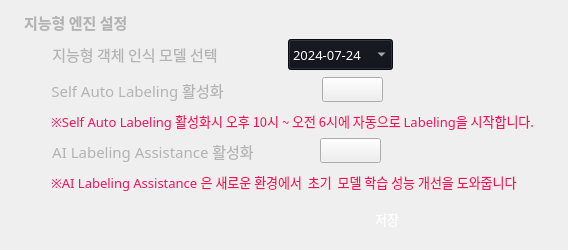
                         <widget class="QWidget" name="widget_14" native="true">
                          <layout class="QVBoxLayout" name="verticalLayout_52">
                           <item>
                            <layout class="QHBoxLayout" name="horizontalLayout_79">
                             <item>
                              <spacer name="horizontalSpacer_52">
                               <property name="orientation">
                                <enum>Qt::Orientation::Horizontal</enum>
                               </property>
                               <property name="sizeType">
                                <enum>QSizePolicy::Policy::Fixed</enum>
                               </property>
                               <property name="sizeHint" stdset="0">
                                <size>
                                 <width>13</width>
                                 <height>20</height>
                                </size>
                               </property>
                              </spacer>
                             </item>
                             <item>
                              <widget class="QLabel" name="setting_label_4">
                               <property name="sizePolicy">
                                <sizepolicy hsizetype="Fixed" vsizetype="Preferred">
                                 <horstretch>0</horstretch>
                                 <verstretch>0</verstretch>
                                </sizepolicy>
                               </property>
                               <property name="minimumSize">
                                <size>
                                 <width>122</width>
                                 <height>22</height>
                                </size>
                               </property>
                               <property name="maximumSize">
                                <size>
                                 <width>116</width>
                                 <height>22</height>
                                </size>
                               </property>
                               <property name="font">
                                <font>
                                 <family>Sans</family>
                                 <pointsize>11</pointsize>
                                 <bold>true</bold>
                                </font>
                               </property>
                               <property name="styleSheet">
                                <string notr="true">color: rgb(179,179,179);
background-color: rgba(255, 255, 255, 0);</string>
                               </property>
                               <property name="text">
                                <string>지능형 엔진 설정</string>
                               </property>
                               <property name="alignment">
                                <set>Qt::AlignmentFlag::AlignLeading|Qt::AlignmentFlag::AlignLeft|Qt::AlignmentFlag::AlignVCenter</set>
                               </property>
                              </widget>
                             </item>
                             <item>
                              <spacer name="horizontalSpacer_36">
                               <property name="orientation">
                                <enum>Qt::Orientation::Horizontal</enum>
                               </property>
                               <property name="sizeHint" stdset="0">
                                <size>
                                 <width>40</width>
                                 <height>20</height>
                                </size>
                               </property>
                              </spacer>
                             </item>
                            </layout>
                           </item>
                           <item>
                            <layout class="QHBoxLayout" name="horizontalLayout_80">
                             <item>
                              <spacer name="horizontalSpacer_69">
                               <property name="orientation">
                                <enum>Qt::Orientation::Horizontal</enum>
                               </property>
                               <property name="sizeType">
                                <enum>QSizePolicy::Policy::Fixed</enum>
                               </property>
                               <property name="sizeHint" stdset="0">
                                <size>
                                 <width>36</width>
                                 <height>20</height>
                                </size>
                               </property>
                              </spacer>
                             </item>
                             <item>
                              <widget class="QLabel" name="setting_ai_weight_label">
                               <property name="sizePolicy">
                                <sizepolicy hsizetype="Fixed" vsizetype="Fixed">
                                 <horstretch>0</horstretch>
                                 <verstretch>0</verstretch>
                                </sizepolicy>
                               </property>
                               <property name="minimumSize">
                                <size>
                                 <width>176</width>
                                 <height>28</height>
                                </size>
                               </property>
                               <property name="maximumSize">
                                <size>
                                 <width>9999</width>
                                 <height>28</height>
                                </size>
                               </property>
                               <property name="font">
                                <font>
                                 <family>Sans</family>
                                 <pointsize>11</pointsize>
                                </font>
                               </property>
                               <property name="styleSheet">
                                <string notr="true">color: rgb(179,179,179);
background-color: rgba(255, 255, 255, 0);</string>
                               </property>
                               <property name="text">
                                <string>지능형 객체 인식 모델 선텍</string>
                               </property>
                               <property name="alignment">
                                <set>Qt::AlignmentFlag::AlignCenter</set>
                               </property>
                              </widget>
                             </item>
                             <item>
                              <spacer name="horizontalSpacer_111">
                               <property name="orientation">
                                <enum>Qt::Orientation::Horizontal</enum>
                               </property>
                               <property name="sizeType">
                                <enum>QSizePolicy::Policy::Fixed</enum>
                               </property>
                               <property name="sizeHint" stdset="0">
                                <size>
                                 <width>59</width>
                                 <height>20</height>
                                </size>
                               </property>
                              </spacer>
                             </item>
                             <item>
                              <widget class="QComboBox" name="setting_setting_ai_weight_box">
                               <property name="sizePolicy">
                                <sizepolicy hsizetype="Fixed" vsizetype="Fixed">
                                 <horstretch>0</horstretch>
                                 <verstretch>0</verstretch>
                                </sizepolicy>
                               </property>
                               <property name="minimumSize">
                                <size>
                                 <width>105</width>
                                 <height>31</height>
                                </size>
                               </property>
                               <property name="maximumSize">
                                <size>
                                 <width>105</width>
                                 <height>31</height>
                                </size>
                               </property>
                               <property name="font">
                                <font>
                                 <family>Sans</family>
                                 <pointsize>10</pointsize>
                                 <bold>false</bold>
                                </font>
                               </property>
                               <property name="focusPolicy">
                                <enum>Qt::FocusPolicy::WheelFocus</enum>
                               </property>
                               <property name="styleSheet">
                                <string notr="true">color: rgb(255, 255, 255);
background-color: rgb(13, 16, 23);
selection-background-color: rgb(53, 132, 228);
</string>
                               </property>
                               <property name="currentText">
                                <string notr="true">2024-07-24</string>
                               </property>
                               <property name="currentIndex">
                                <number>0</number>
                               </property>
                               <property name="sizeAdjustPolicy">
                                <enum>QComboBox::SizeAdjustPolicy::AdjustToContentsOnFirstShow</enum>
                               </property>
                               <property name="placeholderText">
                                <string/>
                               </property>
                               <item>
                                <property name="text">
                                 <string>2024-07-24</string>
                                </property>
                               </item>
                              </widget>
                             </item>
                             <item>
                              <spacer name="horizontalSpacer_112">
                               <property name="orientation">
                                <enum>Qt::Orientation::Horizontal</enum>
                               </property>
                               <property name="sizeHint" stdset="0">
                                <size>
                                 <width>40</width>
                                 <height>20</height>
                                </size>
                               </property>
                              </spacer>
                             </item>
                            </layout>
                           </item>
                           <item>
                            <layout class="QHBoxLayout" name="horizontalLayout_81">
                             <item>
                              <spacer name="horizontalSpacer_113">
                               <property name="orientation">
                                <enum>Qt::Orientation::Horizontal</enum>
                               </property>
                               <property name="sizeType">
                                <enum>QSizePolicy::Policy::Fixed</enum>
                               </property>
                               <property name="sizeHint" stdset="0">
                                <size>
                                 <width>40</width>
                                 <height>20</height>
                                </size>
                               </property>
                              </spacer>
                             </item>
                             <item>
                              <widget class="QLabel" name="setting_self_training_auto_labeling_label">
                               <property name="sizePolicy">
                                <sizepolicy hsizetype="Fixed" vsizetype="Fixed">
                                 <horstretch>0</horstretch>
                                 <verstretch>0</verstretch>
                                </sizepolicy>
                               </property>
                               <property name="minimumSize">
                                <size>
                                 <width>1</width>
                                 <height>28</height>
                                </size>
                               </property>
                               <property name="maximumSize">
                                <size>
                                 <width>194</width>
                                 <height>28</height>
                                </size>
                               </property>
                               <property name="font">
                                <font>
                                 <family>Sans</family>
                                 <pointsize>11</pointsize>
                                </font>
                               </property>
                               <property name="styleSheet">
                                <string notr="true">color: rgb(179,179,179);
background-color: rgba(255, 255, 255, 0);</string>
                               </property>
                               <property name="text">
                                <string>Self Auto Labeling 활성화</string>
                               </property>
                               <property name="alignment">
                                <set>Qt::AlignmentFlag::AlignCenter</set>
                               </property>
                              </widget>
                             </item>
                             <item>
                              <spacer name="horizontalSpacer_114">
                               <property name="orientation">
                                <enum>Qt::Orientation::Horizontal</enum>
                               </property>
                               <property name="sizeType">
                                <enum>QSizePolicy::Policy::Fixed</enum>
                               </property>
                               <property name="sizeHint" stdset="0">
                                <size>
                                 <width>92</width>
                                 <height>20</height>
                                </size>
                               </property>
                              </spacer>
                             </item>
                             <item>
                              <widget class="QPushButton" name="setting_self_training_auto_labeling_bnt">
                               <property name="sizePolicy">
                                <sizepolicy hsizetype="Fixed" vsizetype="Fixed">
                                 <horstretch>0</horstretch>
                                 <verstretch>0</verstretch>
                                </sizepolicy>
                               </property>
                               <property name="minimumSize">
                                <size>
                                 <width>61</width>
                                 <height>25</height>
                                </size>
                               </property>
                               <property name="maximumSize">
                                <size>
                                 <width>187</width>
                                 <height>25</height>
                                </size>
                               </property>
                               <property name="text">
                                <string/>
                               </property>
                               <property name="icon">
                                <iconset resource="../resourece.qrc">
                                 <normaloff>:/ui/ui/images/icon-switch-off.png</normaloff>
                                 <normalon>:/ui/ui/images/icon-switch-on.png</normalon>:/ui/ui/images/icon-switch-off.png</iconset>
                               </property>
                               <property name="iconSize">
                                <size>
                                 <width>55</width>
                                 <height>103</height>
                                </size>
                               </property>
                               <property name="checkable">
                                <bool>true</bool>
                               </property>
                              </widget>
                             </item>
                             <item>
                              <spacer name="horizontalSpacer_115">
                               <property name="orientation">
                                <enum>Qt::Orientation::Horizontal</enum>
                               </property>
                               <property name="sizeHint" stdset="0">
                                <size>
                                 <width>40</width>
                                 <height>20</height>
                                </size>
                               </property>
                              </spacer>
                             </item>
                            </layout>
                           </item>
                           <item>
                            <layout class="QHBoxLayout" name="horizontalLayout_7">
                             <item>
                              <spacer name="horizontalSpacer_116">
                               <property name="orientation">
                                <enum>Qt::Orientation::Horizontal</enum>
                               </property>
                               <property name="sizeType">
                                <enum>QSizePolicy::Policy::Fixed</enum>
                               </property>
                               <property name="sizeHint" stdset="0">
                                <size>
                                 <width>40</width>
                                 <height>20</height>
                                </size>
                               </property>
                              </spacer>
                             </item>
                             <item>
                              <widget class="QLabel" name="setting_page_email_info_label_10">
                               <property name="sizePolicy">
                                <sizepolicy hsizetype="Fixed" vsizetype="Fixed">
                                 <horstretch>0</horstretch>
                                 <verstretch>0</verstretch>
                                </sizepolicy>
                               </property>
                               <property name="minimumSize">
                                <size>
                                 <width>12</width>
                                 <height>21</height>
                                </size>
                               </property>
                               <property name="maximumSize">
                                <size>
                                 <width>9999</width>
                                 <height>21</height>
                                </size>
                               </property>
                               <property name="font">
                                <font>
                                 <family>Sans</family>
                                 <pointsize>10</pointsize>
                                </font>
                               </property>
                               <property name="styleSheet">
                                <string notr="true">color: rgb(242, 18, 94);</string>
                               </property>
                               <property name="text">
                                <string>※Self Auto Labeling 활성화시 오후 10시 ~ 오전 6시에 자동으로 Labeling을 시작합니다.</string>
                               </property>
                              </widget>
                             </item>
                             <item>
                              <spacer name="horizontalSpacer_117">
                               <property name="orientation">
                                <enum>Qt::Orientation::Horizontal</enum>
                               </property>
                               <property name="sizeType">
                                <enum>QSizePolicy::Policy::Preferred</enum>
                               </property>
                               <property name="sizeHint" stdset="0">
                                <size>
                                 <width>4</width>
                                 <height>20</height>
                                </size>
                               </property>
                              </spacer>
                             </item>
                            </layout>
                           </item>
                           <item>
                            <layout class="QHBoxLayout" name="horizontalLayout_82">
                             <item>
                              <spacer name="horizontalSpacer_118">
                               <property name="orientation">
                                <enum>Qt::Orientation::Horizontal</enum>
                               </property>
                               <property name="sizeType">
                                <enum>QSizePolicy::Policy::Fixed</enum>
                               </property>
                               <property name="sizeHint" stdset="0">
                                <size>
                                 <width>41</width>
                                 <height>20</height>
                                </size>
                               </property>
                              </spacer>
                             </item>
                             <item>
                              <widget class="QLabel" name="setting_self_training_zeroshot_label">
                               <property name="sizePolicy">
                                <sizepolicy hsizetype="Fixed" vsizetype="Fixed">
                                 <horstretch>0</horstretch>
                                 <verstretch>0</verstretch>
                                </sizepolicy>
                               </property>
                               <property name="minimumSize">
                                <size>
                                 <width>9</width>
                                 <height>28</height>
                                </size>
                               </property>
                               <property name="maximumSize">
                                <size>
                                 <width>300</width>
                                 <height>28</height>
                                </size>
                               </property>
                               <property name="font">
                                <font>
                                 <family>Sans</family>
                                 <pointsize>11</pointsize>
                                </font>
                               </property>
                               <property name="styleSheet">
                                <string notr="true">color: rgb(179,179,179);
background-color: rgba(255, 255, 255, 0);</string>
                               </property>
                               <property name="text">
                                <string>AI Labeling Assistance 활성화</string>
                               </property>
                               <property name="alignment">
                                <set>Qt::AlignmentFlag::AlignCenter</set>
                               </property>
                              </widget>
                             </item>
                             <item>
                              <spacer name="horizontalSpacer_119">
                               <property name="orientation">
                                <enum>Qt::Orientation::Horizontal</enum>
                               </property>
                               <property name="sizeType">
                                <enum>QSizePolicy::Policy::Fixed</enum>
                               </property>
                               <property name="sizeHint" stdset="0">
                                <size>
                                 <width>60</width>
                                 <height>20</height>
                                </size>
                               </property>
                              </spacer>
                             </item>
                             <item>
                              <widget class="QPushButton" name="setting_self_training_zeroshot_bnt">
                               <property name="sizePolicy">
                                <sizepolicy hsizetype="Fixed" vsizetype="Fixed">
                                 <horstretch>0</horstretch>
                                 <verstretch>0</verstretch>
                                </sizepolicy>
                               </property>
                               <property name="minimumSize">
                                <size>
                                 <width>61</width>
                                 <height>25</height>
                                </size>
                               </property>
                               <property name="maximumSize">
                                <size>
                                 <width>151</width>
                                 <height>25</height>
                                </size>
                               </property>
                               <property name="text">
                                <string/>
                               </property>
                               <property name="icon">
                                <iconset resource="../resourece.qrc">
                                 <normaloff>:/ui/ui/images/icon-switch-off.png</normaloff>
                                 <normalon>:/ui/ui/images/icon-switch-on.png</normalon>:/ui/ui/images/icon-switch-off.png</iconset>
                               </property>
                               <property name="iconSize">
                                <size>
                                 <width>55</width>
                                 <height>103</height>
                                </size>
                               </property>
                               <property name="checkable">
                                <bool>true</bool>
                               </property>
                              </widget>
                             </item>
                             <item>
                              <spacer name="horizontalSpacer_120">
                               <property name="orientation">
                                <enum>Qt::Orientation::Horizontal</enum>
                               </property>
                               <property name="sizeHint" stdset="0">
                                <size>
                                 <width>40</width>
                                 <height>20</height>
                                </size>
                               </property>
                              </spacer>
                             </item>
                            </layout>
                           </item>
                           <item>
                            <layout class="QHBoxLayout" name="horizontalLayout_83">
                             <item>
                              <spacer name="horizontalSpacer_121">
                               <property name="orientation">
                                <enum>Qt::Orientation::Horizontal</enum>
                               </property>
                               <property name="sizeType">
                                <enum>QSizePolicy::Policy::Fixed</enum>
                               </property>
                               <property name="sizeHint" stdset="0">
                                <size>
                                 <width>40</width>
                                 <height>20</height>
                                </size>
                               </property>
                              </spacer>
                             </item>
                             <item>
                              <widget class="QLabel" name="setting_page_email_info_label_8">
                               <property name="sizePolicy">
                                <sizepolicy hsizetype="Fixed" vsizetype="Fixed">
                                 <horstretch>0</horstretch>
                                 <verstretch>0</verstretch>
                                </sizepolicy>
                               </property>
                               <property name="minimumSize">
                                <size>
                                 <width>12</width>
                                 <height>21</height>
                                </size>
                               </property>
                               <property name="maximumSize">
                                <size>
                                 <width>9999</width>
                                 <height>21</height>
                                </size>
                               </property>
                               <property name="font">
                                <font>
                                 <family>Sans</family>
                                 <pointsize>10</pointsize>
                                </font>
                               </property>
                               <property name="styleSheet">
                                <string notr="true">color: rgb(242, 18, 94);</string>
                               </property>
                               <property name="text">
                                <string>※AI Labeling Assistance 은 새로운 환경에서  초기  모델 학습 성능 개선을 도와줍니다</string>
                               </property>
                              </widget>
                             </item>
                             <item>
                              <spacer name="horizontalSpacer_122">
                               <property name="orientation">
                                <enum>Qt::Orientation::Horizontal</enum>
                               </property>
                               <property name="sizeHint" stdset="0">
                                <size>
                                 <width>40</width>
                                 <height>20</height>
                                </size>
                               </property>
                              </spacer>
                             </item>
                            </layout>
                           </item>
                           <item>
                            <layout class="QHBoxLayout" name="horizontalLayout_84">
                             <item>
                              <spacer name="horizontalSpacer_123">
                               <property name="orientation">
                                <enum>Qt::Orientation::Horizontal</enum>
                               </property>
                               <property name="sizeType">
                                <enum>QSizePolicy::Policy::Fixed</enum>
                               </property>
                               <property name="sizeHint" stdset="0">
                                <size>
                                 <width>338</width>
                                 <height>20</height>
                                </size>
                               </property>
                              </spacer>
                             </item>
                             <item>
                              <widget class="QPushButton" name="setting_ai_setting_save_bnt">
                               <property name="sizePolicy">
                                <sizepolicy hsizetype="Expanding" vsizetype="Expanding">
                                 <horstretch>0</horstretch>
                                 <verstretch>0</verstretch>
                                </sizepolicy>
                               </property>
                               <property name="minimumSize">
                                <size>
                                 <width>76</width>
                                 <height>41</height>
                                </size>
                               </property>
                               <property name="maximumSize">
                                <size>
                                 <width>71</width>
                                 <height>41</height>
                                </size>
                               </property>
                               <property name="font">
                                <font>
                                 <family>Sans</family>
                                 <pointsize>10</pointsize>
                                </font>
                               </property>
                               <property name="cursor">
                                <cursorShape>PointingHandCursor</cursorShape>
                               </property>
                               <property name="styleSheet">
                                <string notr="true">background-color: qlineargradient(
    spread:pad,
    x1:0, y1:0, x2:0, y2:1,
    stop:0.0 rgba(112, 210, 112, 255),
    stop:0.3 rgba(0, 196, 0, 255)
);
color: rgb(255, 255, 255);
border-radius: 19px;

</string>
                               </property>
                               <property name="text">
                                <string>저장</string>
                               </property>
                              </widget>
                             </item>
                             <item>
                              <spacer name="horizontalSpacer_124">
                               <property name="orientation">
                                <enum>Qt::Orientation::Horizontal</enum>
                               </property>
                               <property name="sizeType">
                                <enum>QSizePolicy::Policy::Expanding</enum>
                               </property>
                               <property name="sizeHint" stdset="0">
                                <size>
                                 <width>40</width>
                                 <height>20</height>
                                </size>
                               </property>
                              </spacer>
                             </item>
                            </layout>
                           </item>
                          </layout>
                         </widget>
